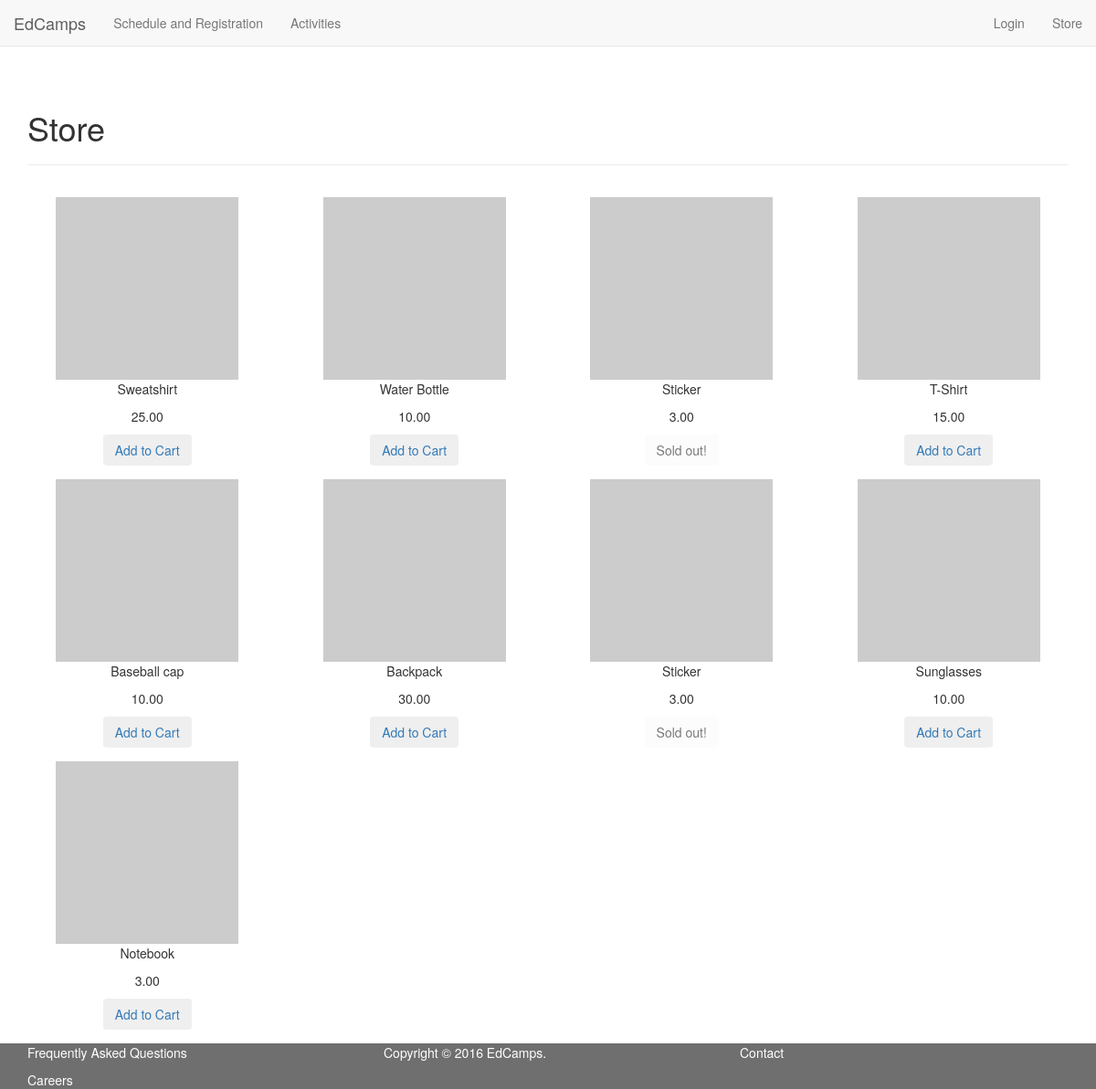
The page /store.php on the database its author committed.
### tables this page shows
CREATE TABLE inventory(
  id INT NOT NULL PRIMARY KEY AUTO_INCREMENT,
  name TINYTEXT NOT NULL,
  price DECIMAL(13,4) NOT NULL,
  image_url TEXT,
  remaining INT
);

### public/store.php (the view, shortened to what this page needs)
<?php
require_once(TEMPLATES_PATH . "/header.php");
?>
<div class="container container-fluid">
  <h1>Store</h1>
  <hr>
  <?php
  $conn = get_db_conn();
  $sql = "SELECT * FROM inventory";
  $result = $conn->query($sql);
  $div_counter = 0;
  while ($row = mysqli_fetch_assoc($result)) {
    global $div_counter;
    if ($div_counter == 0) {
      echo '<div class="row">';
    }
    $id = $row['id'];
    $name = $row['name'];
    $price = money_format("%n", $row['price']);
    $remaining = $row['remaining'];
    echo '<div class="store-item col-lg-3 col-md-3 col-sm-3">';
    echo '<img src="http://placehold.it/200x200" />';
    echo '<p class="item-name">' . $name . '</p>';
    echo '<p class="item-price">' . $price . '</p>';
    if ($remaining > 0) {
      echo '<a href="cart.php?add=' . $id . '"><button class="button btn">Add to Cart</button></a>';
    }
    else {
      echo '<button class="button btn" disabled>Sold out!</button>';
    }
    echo '</div>';
    if ($div_counter == 3) {
      echo '</div>';
    }
    $div_counter = ($div_counter + 1) % 4;
  }
  ?>
</div>
<?php require_once(TEMPLATES_PATH . "/footer.php"); ?>

### resources/templates/header.php (shortened to what this page needs)
<!DOCTYPE html>
<html>
<head>
  <?php
  require_once(TEMPLATES_PATH . "/head.php");
  ?>
</head>
<body>
  <nav class="navbar navbar-default navbar-fixed-top">
    <div class="container-fluid">
      <div class="navbar-header">
        <a class="navbar-brand" href="/">EdCamps</a>
      </div>
      <div class="collapse navbar-collapse" id="bs-example-navbar-collapse-1">
        <ul class="nav navbar-nav">
          <li><a href="registration.php">Schedule and Registration<span class="sr-only">(current)</span></a></li>
          <li><a href="activities.php">Activities</a></li>
        </ul>
        <ul class="nav navbar-nav navbar-right">
          <?php
          if (isset($_SESSION['user_id'])) {
            require_once('../resources/config.php');
            require_once('helpers/db.php');
            $conn = get_db_conn();
            $user_id = $_SESSION['user_id'];
            $sql = "SELECT * FROM users WHERE id=$user_id";
            $result = $conn->query($sql);
            $row = mysqli_fetch_assoc($result);
            $first_name = $row['first_name'];
            $last_name = $row['last_name'];
            echo '<li><a id="login" class="account-name" href="#">' . $first_name . ' ' . $last_name . '</a></li>';
          }
          else {
            echo '<li><a id="login" class="account-name" href="#">Login</a></li>';
          }
          ?>
          <li><a href="store.php">Store</a></li>
        </ul>
      </div>
    </div>
  </nav>

### resources/templates/head.php (shortened to what this page needs)
<?php
echo '<link href="/resources/lib/css/bootstrap.min.css" rel="stylesheet" type="text/css" />';
echo '<link href="/resources/lib/css/jquery-ui.min.css" rel="stylesheet" type="text/css" />';
echo '<link href="/public/styles/style.css" rel="stylesheet" type="text/css" />';
?>

### resources/templates/footer.php
<footer class="footer navbar-fixed-bottom">
  <div class="container">
    <div class="row">
      <div class="col-lg-4 col-md-4 col-sm-4">
        <p><a href="faq.php">Frequently Asked Questions</a></p>
        <p><a href="#">Careers</a></p>
      </div>
      <div class="col-lg-4 col-md-4 col-sm-4">
        <p>Copyright &copy; <?php echo date("Y"); ?> EdCamps.
      </div>
      <div class="col-lg-4 col-md-4 col-sm-4">
        <p><a href="mailto:info@edcamps.com">Contact</a></p>
      </div>
    </div>
  </div>
</footer>
</body>
</html>

### public/styles/style.css (style rules this page uses)
body { margin-top: 50px; padding-top: 50px; margin-bottom: 50px; padding-bottom: 15px; }
.store-item { padding-top: 15px; text-align: center; }
footer.footer { height: 50px; background: #333; opacity: 0.7; color: white; }
footer.footer a { color: white; }

### rows shown on the page
inventory: name "Sweatshirt", price "25.00"
inventory: name "Water Bottle", price "10.00"
inventory: name "Sticker", price "3.00", remaining "Sold out!"
inventory: name "T-Shirt", price "15.00"
inventory: name "Baseball cap", price "10.00"
inventory: name "Backpack", price "30.00"
inventory: name "Sticker", price "3.00", remaining "Sold out!"
inventory: name "Sunglasses", price "10.00"
inventory: name "Notebook", price "3.00"
